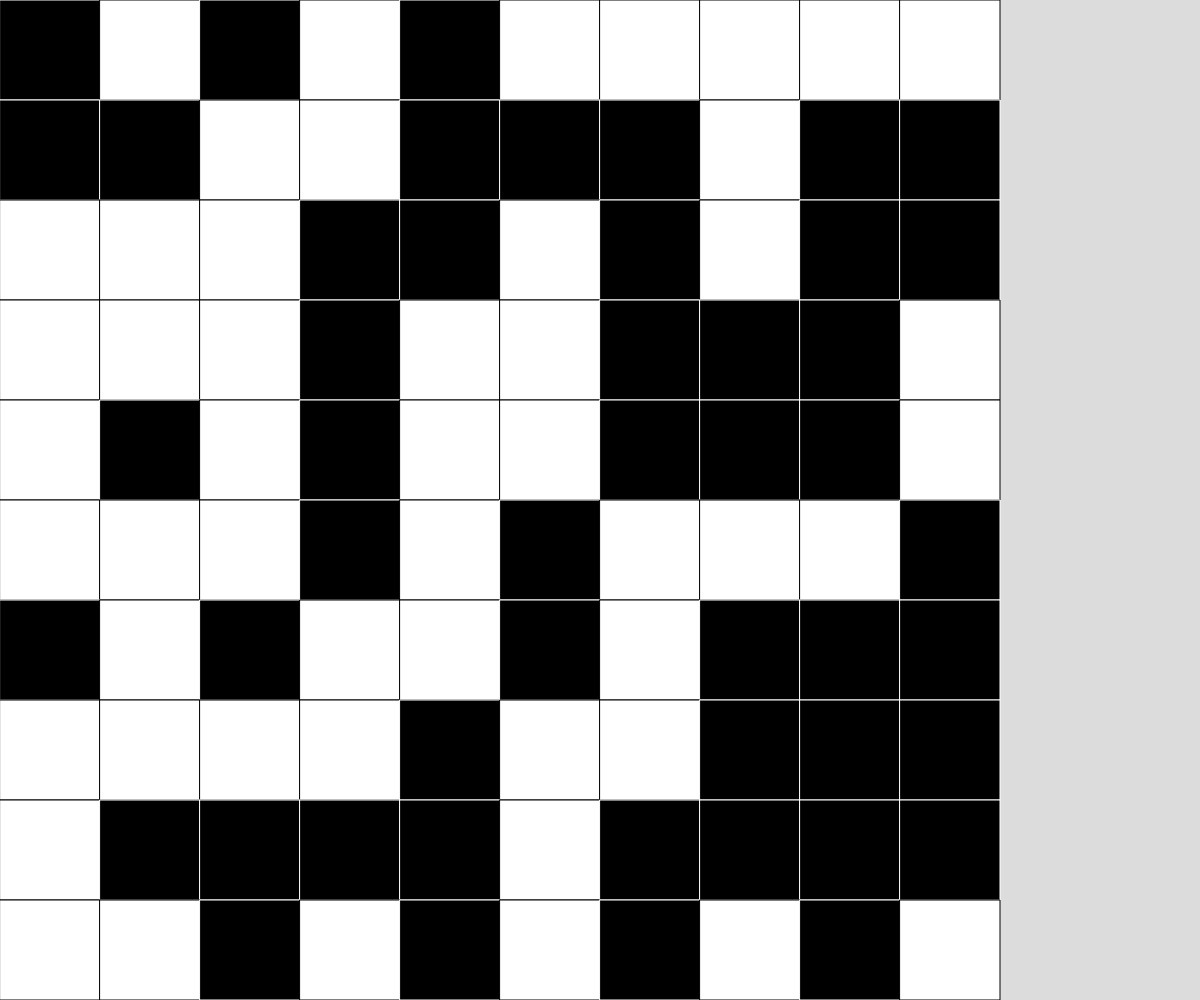
Frame 1 (no input)
Frame 60 (no input): identical to frame 1, image omitted
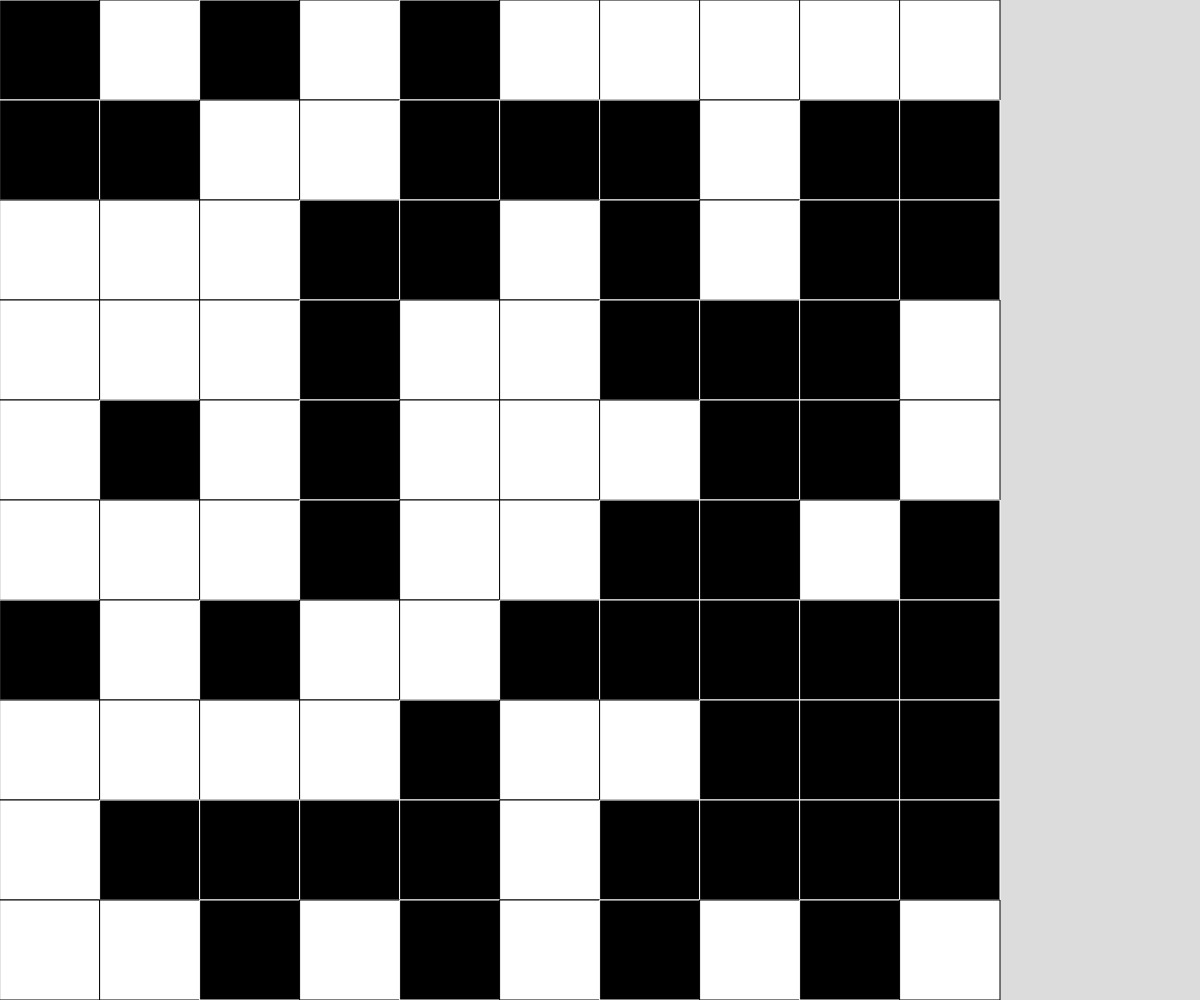
Frame 120 (the mouse pressed at the canvas centre since frame 60)

The p5.js sketch that drew these frames (run headless with seeded random() and noise() and a simulated clock; from frame 60 on, the mouse is pressed at the canvas centre):

// p5.js sketch
// ── sketch.js
// Grid Neighbours
// 2D Grid Neighbours Demo

let cellSize;
const SQUARE_DIMENSIONS = 10;
let grid;

function setup() {
  createCanvas(windowWidth, windowHeight);

  //make the largest square that fits
  if (height > width) {
    cellSize = width / SQUARE_DIMENSIONS;
  }
  else {
    cellSize = height / SQUARE_DIMENSIONS;
  }

  grid = generateRandomGrid(SQUARE_DIMENSIONS, SQUARE_DIMENSIONS);
}

function draw() {
  background(220);

  displayGrid();
}

function keyPressed() {
  if (key === "r") {
    grid = generateRandomGrid(SQUARE_DIMENSIONS, SQUARE_DIMENSIONS);
  }
  else if (key === "e"){
    grid = generateGrid(SQUARE_DIMENSIONS, SQUARE_DIMENSIONS);
  }
}

function displayGrid() {
  for (let y = 0; y < SQUARE_DIMENSIONS; y++) {
    for (let x = 0; x < SQUARE_DIMENSIONS; x++) {
      if (grid[y][x] === 1) {
        stroke(255);
        fill("black");
      }
      else if (grid[y][x] === 0) {
        stroke(0);
        fill("white");
      }
      rect(x * cellSize, y * cellSize, cellSize, cellSize);
    }
  }
}

function generateGrid(cols, rows) {
  let newGrid = [];
  for (let y = 0; y < rows; y++) {
    newGrid.push([]);
    for (let x = 0; x < cols; x++) {
      newGrid[y].push(0);
    }
  }
  return newGrid;
}

function generateRandomGrid(cols, rows) {
  let newGrid = [];
  for (let y = 0; y < rows; y++) {
    newGrid.push([]);
    for (let x = 0; x < cols; x++) {
      if (random(100) < 50) {
        newGrid[y].push(0);
      }
      else {
        newGrid[y].push(1);
      }
    }
  }
  return newGrid;
}

function mousePressed() {
  let x = Math.floor(mouseX/cellSize);
  let y = Math.floor(mouseY/cellSize);

  toggleCell(x, y);

  toggleCell(x + 1, y);
  toggleCell(x - 1, y);
  toggleCell(x, y + 1);
  toggleCell(x, y - 1);
}

function toggleCell(x, y) {
  if (x >= 0 && x<= SQUARE_DIMENSIONS && y >= 0 && y <= SQUARE_DIMENSIONS){
    if (grid[y][x] === 0) {
      grid[y][x] = 1;
    }
    else if (grid[y][x] === 1) {
      grid[y][x] = 0;
    }
  }
}
